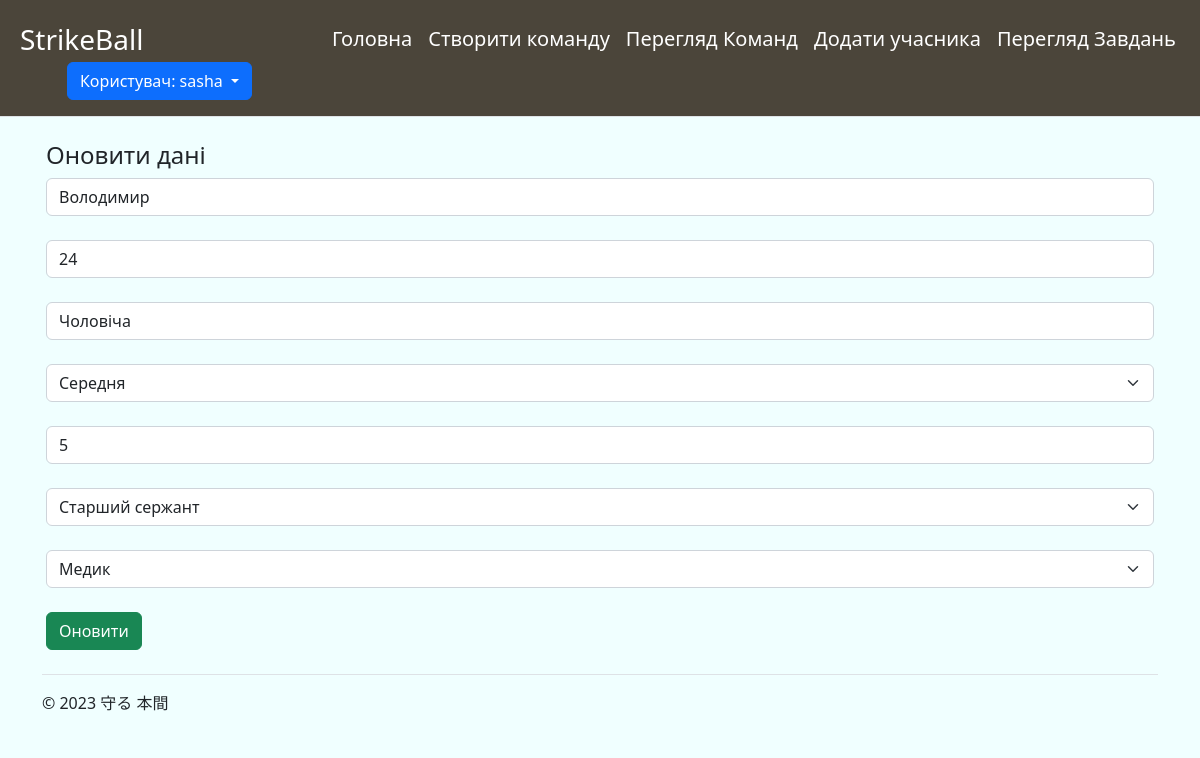
The app's page /updatesoldier/1/ (signed in) with its own data.
### main/models.py (models this page shows, shortened)
class soldier(models.Model):
    Name = models.CharField('Позивний', max_length=30)
    Age = models.IntegerField('Вік')
    Gender = models.CharField('Стать', max_length=30)
    EducationLevel = models.ForeignKey(educationlevel, on_delete=models.CASCADE)
    ServiceDuration = models.IntegerField('Тривалість служби')
    rank = models.ForeignKey(rank, on_delete=models.CASCADE)
    specialization = models.ForeignKey(specialization, on_delete=models.CASCADE)
    tasks = models.ManyToManyField(task, through='TaskAssignment')
    user = models.ForeignKey(User, on_delete=models.CASCADE)

class educationlevel(models.Model):
    EducationLevel = models.CharField('Рівень освіти', max_length=30)
    def __str__(self):
        return self.EducationLevel

### main/views.py (the view)
# urls.py: path('updatesoldier/<int:id>/', views.updatesoldier, name='updatesoldier'),
def updatesoldier(request, id):
    edit_soldier = soldier.objects.get(pk=id)
    form = soldierForm(request.POST or None, instance=edit_soldier)
    if request.method == 'POST':
        if form.is_valid():
            form.save()
            return redirect('viewmain')
    if request.method == 'GET':
        soldrank = rank.objects.all()
        soldspec = specialization.objects.all()
        return render(request, 'main/updatesoldier.html', {'form': form , 'ranks': soldrank, 'specializations': soldspec})

### main/forms.py
class soldierForm(ModelForm):
    class Meta:
        model = soldier
        fields = ["Name", "Age", "Gender", "EducationLevel", "ServiceDuration", "rank", "specialization"]
        widgets = {
            "Name": TextInput(attrs={
                'class': 'form-control',
                'placeholder': 'Позивний'
            }),
            "Age": NumberInput(attrs={
                'class': 'form-control',
                'placeholder': 'Вік'
            }),
            "Gender": TextInput(attrs={
                'class': 'form-control',
                'placeholder': 'Стать'
            }),
            "EducationLevel": Select(attrs={
                'class': 'form-select',
                'placeholder': 'Рівень освіти'
            }),
            "ServiceDuration": NumberInput(attrs={
                'class': 'form-control',
                'placeholder': 'Тривалість служби'
            }),
            "rank": Select(attrs={
                'class': 'form-select',
                'placeholder': 'Ранг'
            }),
            "specialization": Select(attrs={
                'class': 'form-select',
                'placeholder': 'Спеціалізація'
            }),
        }

### main/models.py (called while the page is built)
    def __str__(self):
        return self.Rank

    def __str__(self):
        return self.Specialization

### main/templates/main/updatesoldier.html (shortened to what this page needs)
{%extends 'main/base.html'%}
{% block content %}
    <h4>Оновити дані</h4>
    <form method="post">
        {{ form.Name }}<br>
        {{ form.Age }}<br>
        {{ form.Gender }}<br>
        {{ form.EducationLevel }}<br>
        {{ form.ServiceDuration }}<br>
        {{ form.rank }}<br>
        {{ form.specialization }}<br>
        <button type="submit" class="btn btn-success">Оновити</button>
    </form>
{% endblock %}

### main/templates/main/base.html (shortened to what this page needs)
<!doctype html>
<html lang="uk">
<head>
    <link rel="stylesheet" href="https://cdn.jsdelivr.net/npm/bootstrap@5.2.3/dist/css/bootstrap.min.css">
</head>
<body style="background-color: azure">
<div>
    <div>
    <header class="d-flex flex-wrap align-items-center justify-content-center justify-content-md-between py-3 mb-4 border-bottom" style="background-color: #4B453A">
    <p class="text-start text-white fs-3 w-25 align-center mb-0" style="margin-left: 20px;">StrikeBall</p>
        {% if user.is_authenticated %}
            <ul class="nav col-12 col-md-auto mb-2 container mb-md-0 fs-5">
        <li><a href="{% url 'home' %}" class="nav-link px-2 link-secondary text-white">Головна</a></li>
          <li><a href="{% url 'viewmain' %}" class="nav-link px-2 link-secondary text-white">Створити команду</a></li>
      <li><a href="{% url 'viewteam' %}" class="nav-link px-2 link-secondary text-white">Перегляд Команд</a></li>
          <li><a href="{% url 'createSoldier' %}" class="nav-link px-2 link-secondary text-white">Додати учасника</a></li>
          <li><a href="{% url 'viewtask' %}" class="nav-link px-2 link-secondary text-white">Перегляд Завдань</a></li>
      </ul>
            <div class="col-md-2 text-end w-25 pe-5" >
                <div class="dropdown">
  <button class="btn btn-primary dropdown-toggle" type="button" id="dropdownMenuButton" data-toggle="dropdown" aria-haspopup="true" aria-expanded="false">
    Користувач: {{ user }}
  </button>
</div>
        {% else %}
                 <ul class="nav container col-md-4">
                     </ul>
            <a href="{% url 'loginform' %}" type="button" class="btn btn-primary me-2">Вхід</a>
            <a href="{% url 'registerform' %}" type="button" class="btn btn-primary me-5">Реєстрація</a>
            </div>
        {% endif %}
    </header>
  </div>
  </div>
 <div class="container px-3">
    {% block content %}{% endblock %}
     </div>
<div class="container">
  <footer class="d-flex flex-wrap justify-content-between align-items-center py-3 my-4 border-top">
    <div class="col-md-4 d-flex align-items-center">
      <span class="mb-3 mb-md-0 text-body-secondary">© 2023 守る 本間</span>
    </div>
  </footer>
</div>
</body>
</html>

### records on screen
soldier: Name "Володимир", Age "24", Gender "Чоловіча", ServiceDuration "5", rank "Старший сержант", specialization "Медик"
educationlevel: EducationLevel "Середня"

### other values on screen
{{ user }} "sasha"
